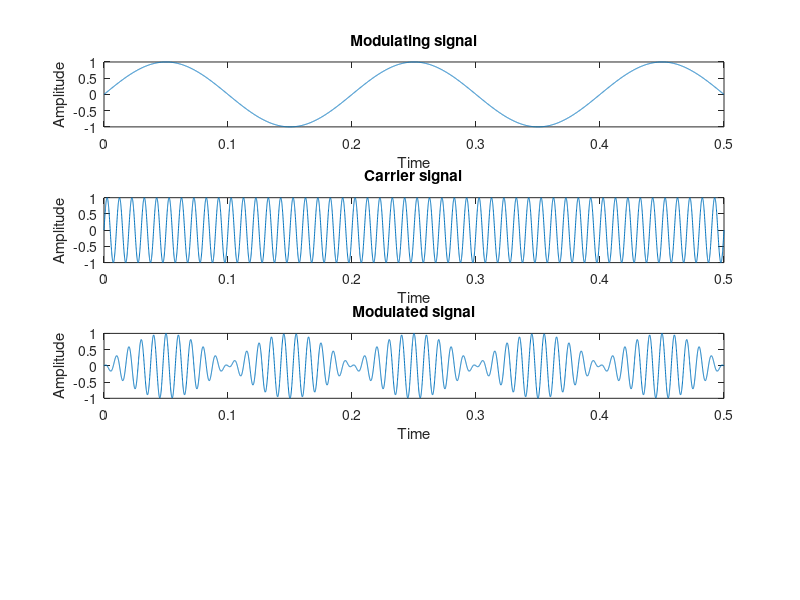

Write the MATLAB code that produced this figure. (Note: this script raises an error after producing the figure.)
clc;
clear all;
close all;
vm = 1;
vc = 1;
fc = 100;
fm = 5;
fs = 13000; %sampling frequency
t = 0:1/fs:0.5;
c = vc*sin(2*pi*fc*t);
m = vm*sin(2*pi*fm*t);
y = ammod(m,fc,fs);
subplot(4,1,1);
plot(t,m);
title('Modulating signal');
xlabel('Time');
ylabel('Amplitude');

subplot(4,1,2);
plot(t,c);
title('Carrier signal');
xlabel('Time');
ylabel('Amplitude');

subplot(4,1,3);
plot(t,y);
title('Modulated signal');
xlabel('Time');
ylabel('Amplitude');

%% Demodulation
d = demod(y,fc ,fs,'am');
subplot(4,1,4);
plot(t,d);
title('Demodulated signal');
grid on;